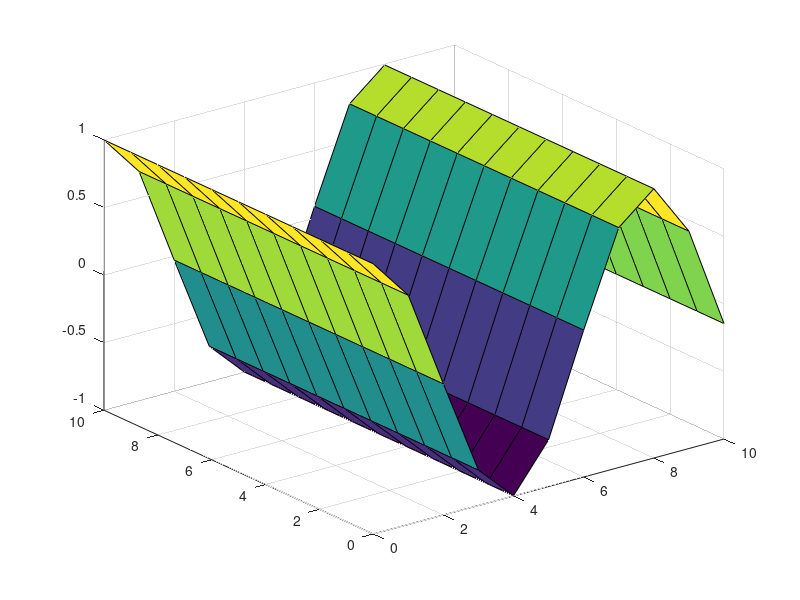

This chart was generated by the following MATLAB code:
rng default % for reproducibility
tdata = 0:1:10;
xdata = 0:1:10;
[X,T] = meshgrid(xdata,tdata)
ydata = cos(X*0.8); %*cos(b*T));% + randn(size(tdata,2),size(xdata,2));
figure;
surf(X,T,ydata);




fun = @(x)norm(ydata - cos(X*x(2)) );
x0 = [-1.2,1];
x = fminsearch(fun,x0)
qq = 0;
